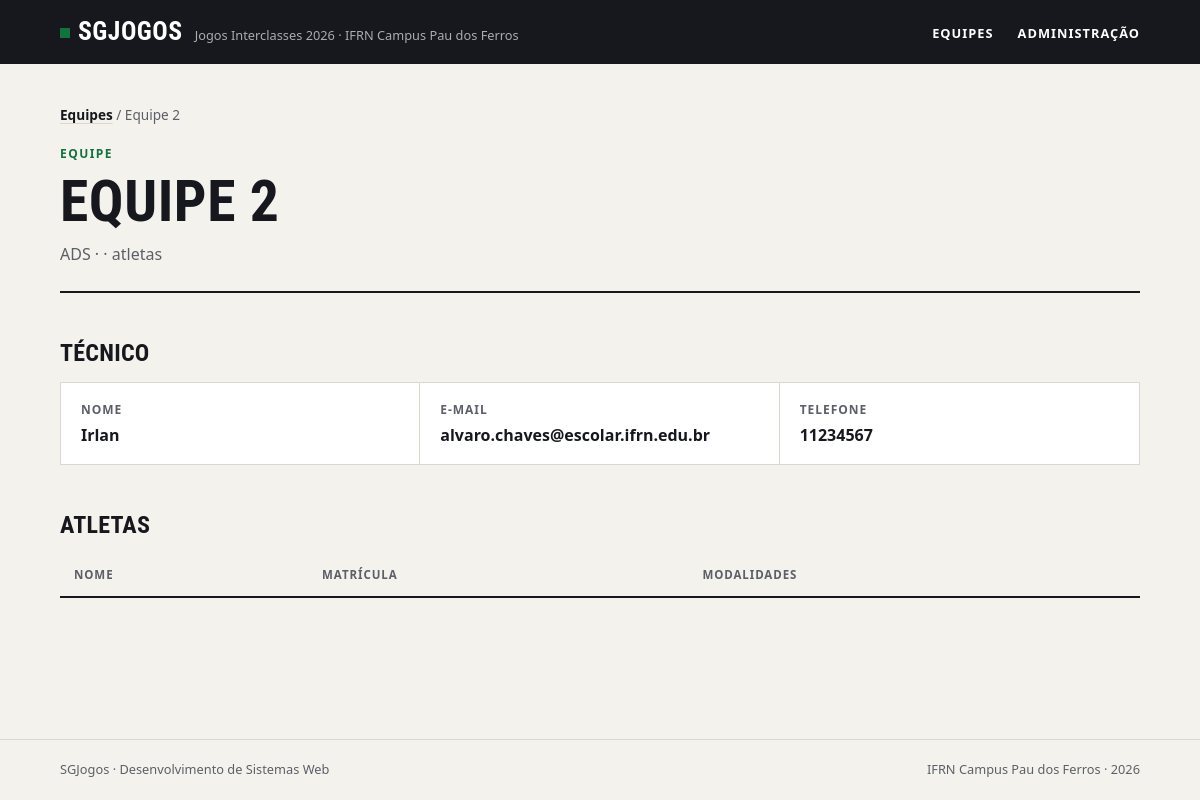
Screenshot of /equipes/2/ with the database file from the repository.
### jogos/models.py (models this page shows, shortened)
class Equipe(models.Model):
    nome = models.CharField(max_length=100,unique=True)
    curso = models.CharField(max_length=50)
    cor = models.CharField(max_length=50)
    criada_em = models.DateTimeField(auto_now_add=True)
    tecnico = models.OneToOneField("Tecnico",on_delete=models.CASCADE,related_name="tecnicos")
    class Meta:
        verbose_name = 'Equipe'
        verbose_name_plural = 'Equipes'
        ordering = ["nome"]

class Tecnico(models.Model):
    nome = models.CharField(max_length=100)
    email = models.EmailField()
    telefone = models.CharField(max_length=100)
    class Meta:
        verbose_name = 'Tecnico'
        verbose_name_plural = 'Tecnicos'

### jogos/views.py (the view)
# urls.py: path('equipes/<int:id>/',equipe,name='equipe'),
def equipe(request, id):
    equipe = Equipe.objects.get(id=id)
    return render(request, 'equipe.html', {'equipe': equipe})

### jogos/templates/equipe.html (shortened to what this page needs)
{% load static %}
<!DOCTYPE html>
<html lang="pt-br">
<head>
    <link rel="stylesheet" href="{% static 'css/style.css' %}">
</head>
<body>
    <header class="cabecalho">
        <div class="conteudo">
            <a class="marca" href="index.html">
                <strong>SGJogos</strong>
                <span>Jogos Interclasses 2026 · IFRN Campus Pau dos Ferros</span>
            </a>
            <nav class="menu">
                <ul>
                    <li><a href="index.html">Equipes</a></li>
                    <li><a href="#">Administração</a></li>
                </ul>
            </nav>
        </div>
    </header>
    <main class="conteudo">
        <nav class="trilha"><a href="index.html">Equipes</a> / {{ equipe.nome }}</nav>
        <header class="topo">
            <span class="sobretitulo">Equipe</span>
            <h1>{{ equipe.nome }}</h1>
            <p class="descricao">{{ equipe.curso }} · {{ equipe.ano }} · {{ equipe.atletas.count }} atletas</p>
        </header>
        <h2>Técnico</h2>
        <dl class="numeros ficha">
            <div>
                <dt>Nome</dt>
                <dd>{{ equipe.tecnico.nome }}</dd>
            </div>
            <div>
                <dt>E-mail</dt>
                <dd>{{ equipe.tecnico.email }}</dd>
            </div>
            <div>
                <dt>Telefone</dt>
                <dd>{{ equipe.tecnico.telefone }}</dd>
            </div>
        </dl>
        <h2>Atletas</h2>
        <div class="tabela">
            <table>
                <thead>
                    <tr>
                        <th>Nome</th>
                        <th>Matrícula</th>
                        <th>Modalidades</th>
                    </tr>
                </thead>
            </table>
        </div>
    </main>
    <footer class="rodape">
        <div class="conteudo">
            <p>SGJogos · Desenvolvimento de Sistemas Web</p>
            <p>IFRN Campus Pau dos Ferros · 2026</p>
        </div>
    </footer>
</body>
</html>

### jogos/static/css/style.css (style rules this page uses)
:root { --papel: #f4f2ed; --branco: #ffffff; --tinta: #16181d; --tinta-suave: #5c5f67; --linha: #dcd8ce; --verde: #12733f; --verde-claro: #e2efe6; --fonte-texto: system-ui, -apple-system, "Segoe UI", Roboto, Ubuntu, "Helvetica Neue", Arial, sans-serif; --fonte-titulo: "Bahnschrift SemiCondensed", "Bahnschrift", "Avenir Next Condensed", "Roboto Condensed", "Ubuntu Condensed", "Arial Narrow", var(--fonte-texto); }
*, *::before, *::after { box-sizing: border-box; }
* { margin: 0; padding: 0; }
body { min-height: 100vh; display: flex; flex-direction: column; background: var(--papel); color: var(--tinta); font-family: var(--fonte-texto); font-size: 1rem; line-height: 1.55; -webkit-font-smoothing: antialiased; }
a { color: inherit; }
ul { list-style: none; }
h1, h2, h3 { font-family: var(--fonte-titulo); font-stretch: condensed; font-weight: 700; line-height: 1.05; text-transform: uppercase; letter-spacing: 0.01em; }
.conteudo { width: 100%; max-width: 1120px; margin: 0 auto; padding: 0 20px; }
.cabecalho { background: var(--tinta); color: var(--branco); }
.cabecalho .conteudo { display: flex; align-items: center; justify-content: space-between; gap: 16px; min-height: 64px; }
.marca { display: flex; align-items: baseline; gap: 12px; text-decoration: none; }
.marca strong { font-family: var(--fonte-titulo); font-stretch: condensed; font-size: 1.6rem; letter-spacing: 0.02em; text-transform: uppercase; }
.marca strong::before { content: ""; display: inline-block; width: 10px; height: 10px; margin-right: 8px; background: var(--verde); transform: translateY(-2px); }
.marca span { color: #a9acb3; font-size: 0.8rem; }
.menu ul { display: flex; gap: 24px; }
.menu a { font-size: 0.8rem; font-weight: 600; letter-spacing: 0.08em; text-transform: uppercase; text-decoration: none; padding: 6px 0; border-bottom: 2px solid transparent; }
main.conteudo { flex: 1; padding-top: 40px; padding-bottom: 64px; }
.topo { padding-bottom: 24px; margin-bottom: 32px; border-bottom: 2px solid var(--tinta); }
.sobretitulo { display: block; margin-bottom: 8px; color: var(--verde); font-size: 0.75rem; font-weight: 700; letter-spacing: 0.12em; text-transform: uppercase; }
h1 { font-size: clamp(2.2rem, 6vw, 3.6rem); }
.descricao { max-width: 60ch; margin-top: 10px; color: var(--tinta-suave); }
h2 { margin: 48px 0 16px; font-size: 1.5rem; }
.trilha { margin-bottom: 20px; color: var(--tinta-suave); font-size: 0.85rem; }
.trilha a { color: var(--tinta); font-weight: 600; text-decoration-color: var(--linha); text-underline-offset: 3px; }
.numeros { display: grid; grid-template-columns: repeat(auto-fit, minmax(180px, 1fr)); border: 1px solid var(--linha); background: var(--branco); }
.numeros div { padding: 18px 20px; border-right: 1px solid var(--linha); }
.numeros div:last-child { border-right: none; }
.numeros dt { color: var(--tinta-suave); font-size: 0.75rem; font-weight: 700; letter-spacing: 0.08em; text-transform: uppercase; }
.numeros dd { margin-top: 4px; font-family: var(--fonte-titulo); font-stretch: condensed; font-size: 1.6rem; font-weight: 700; line-height: 1.15; font-variant-numeric: tabular-nums; overflow-wrap: anywhere; }
.tabela { overflow-x: auto; }
table { width: 100%; border-collapse: collapse; background: var(--branco); font-size: 0.95rem; font-variant-numeric: tabular-nums; }
th, td { padding: 12px 14px; border-bottom: 1px solid var(--linha); text-align: left; vertical-align: top; }
th { border-bottom: 2px solid var(--tinta); background: var(--papel); color: var(--tinta-suave); font-size: 0.72rem; font-weight: 700; letter-spacing: 0.08em; text-transform: uppercase; }
.rodape { border-top: 1px solid var(--linha); color: var(--tinta-suave); font-size: 0.8rem; }
.rodape .conteudo { display: flex; flex-wrap: wrap; justify-content: space-between; gap: 8px; padding-top: 20px; padding-bottom: 20px; }
.numeros.ficha dd { font-family: var(--fonte-texto); font-stretch: normal; font-size: 1rem; font-weight: 600; line-height: 1.4; }

### rows the page displays
Equipe: nome "Equipe 2", nome "EQUIPE 2", curso "ADS", tecnico.nome "Irlan", tecnico.email "alvaro.chaves@escolar.ifrn.edu.br", tecnico.telefone "11234567"
